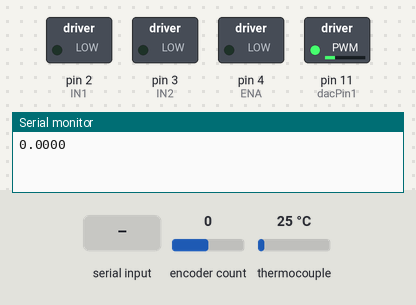
Recording of a sketch running on a simulated Arduino Uno, built with avr-gcc and run on an emulated ATmega328P. On the bench: switched loads named in the sketch (green lamp = pin HIGH), the last lines printed to the serial monitor. The test bench sets the inputs (shaded band); at power-on: thermocouple 25 °C, encoder count 0.

Above: at 1.2 s.
1.3 s: thermocouple set to 75 °C
At 2.2 s:
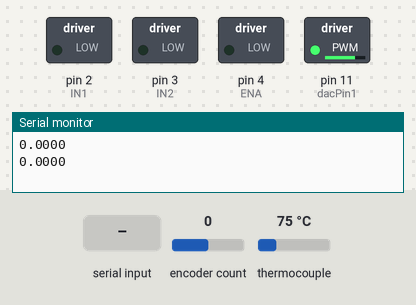
2.8 s: "1" received over Serial
At 4.0 s:
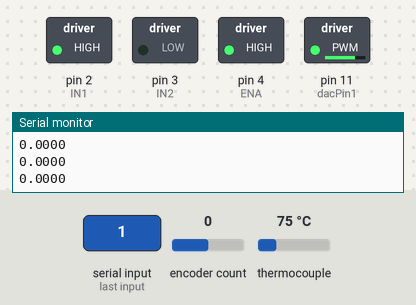
4.3 s: "0" received over Serial
At 5.2 s:
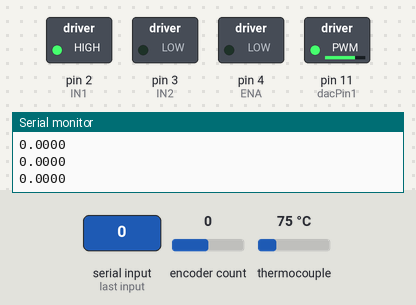
5.8 s: thermocouple set to 6 °C
At 6.8 s:
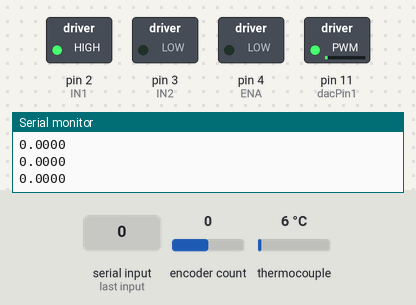
7.3 s: thermocouple set to 150 °C
At 8.0 s:
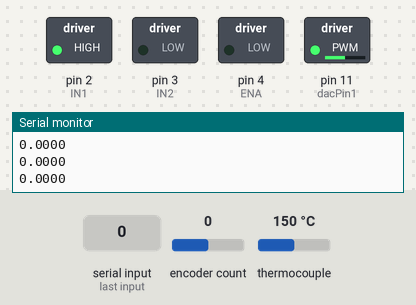
8.8 s: thermocouple set to 294 °C
At 9.1 s:
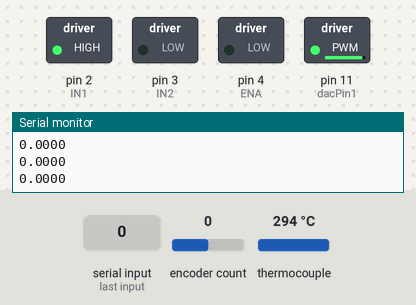
Timing chart, 0 to 11.3 s (numbered marks = the images above; inputs shaded):
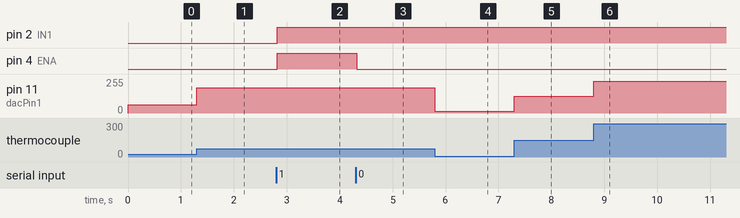

The sketch:

sketch_dec26a.ino
```cpp
// Motor control pins
#include <Encoder.h>
#include "max6675.h"

#define ENA 4   // PWM control for motor A
#define IN1 2   // Motor A direction control
#define IN2 3  // Motor A direction control
int thermoSO1 = 8;
int thermoCS1 = 9;
int thermoSCK1 =10;
MAX6675 thermocouple1(thermoSCK1, thermoCS1, thermoSO1);
// Encoder pins
#define encoderPinA 6
#define encoderPinB 5
Encoder myEncoder(6, 5);
const unsigned long timePeriod = 1000;
unsigned long startTime;
int dacPin1 = 11; // Use an analog output pin
int dacPin2 = 12; // Use an analog output pin

// Variables
char op = '0';
//char vel[]={' ',' ',' '};
int v=250;
void setup() {
   startTime = millis();
  // Motor setup
  pinMode(ENA, OUTPUT);
  pinMode(IN1, OUTPUT);
  pinMode(IN2, OUTPUT);
  Serial.begin(9600);
  // Encoder setup
  pinMode(encoderPinA, INPUT);
  pinMode(encoderPinB, INPUT);

}
long oldPosition = 0;
void loop() {
   float tempC1 = thermocouple1.readCelsius();

  // Convert temperature to a voltage (adjust as needed)
  float pulse1 = map(tempC1, 0, 100, 0, 255); // Assuming a 0-100°C range


  // Output the voltage to the DAC
analogWrite(dacPin1, pulse1);


  unsigned long now = millis();
  long newPosition = myEncoder.read();

if ( now - startTime >= timePeriod ) {
    // time to calculate average encoder speed
    float speed = (newPosition - oldPosition) / (float)( now - startTime );// or time period which is 1000ms

    Serial.println( speed, 4 );
    startTime = now;
    oldPosition = newPosition;

}
}
void serialEvent(){
  delay(20);
  op = Serial.read();

  while(Serial.available()>0){Serial.read();}

    if(op=='1'){
        digitalWrite(IN1,HIGH);
        digitalWrite(IN2,LOW);
        analogWrite(ENA,v);


    }
      else{
        analogWrite(ENA,0);

      }

}
```

Measured:
- after the input at 1.3 s, pin 11 (dacPin1): 63/255 → 191/255 at once
- after the input at 2.8 s, pin 2 (IN1), pin 4 (ENA): LOW → HIGH at once
- after the input at 4.3 s, pin 4 (ENA): HIGH → LOW at once
- after the input at 5.8 s, pin 11 (dacPin1): 191/255 → 15/255 at once
- after the input at 7.3 s, pin 11 (dacPin1): 15/255 → 126/255 at once
- after the input at 8.8 s, pin 11 (dacPin1): 126/255 → 237/255 at once
